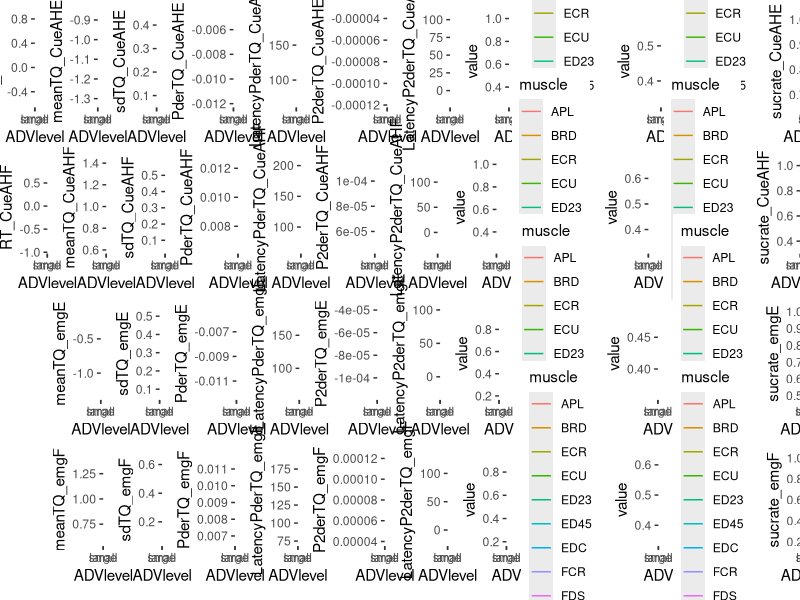

The R source for this figure:
library(ggplot2)
library(readxl)

# change path as your system
setwd('F:/Nature Comm/data_code/SourceData_ST2023') 

behavior_comp <- read_excel("SourceData_ST2023_Fig5DEFG_SFig3.xlsx")
data<-behavior_comp

EMG_smallADV <- data[1:77,32:71]
avEMG_small <- colMeans(EMG_smallADV)
EMG_largeADV <- data[78:154,32:71]
avEMG_large <- colMeans(EMG_largeADV)

sdEMG_smallADV <- data[1:77,72:111]
sdEMG_small <- colMeans(sdEMG_smallADV)
sdEMG_largeADV <- data[78:154,72:111]
sdEMG_large <- colMeans(sdEMG_largeADV)

avEMG <- rbind(avEMG_large,avEMG_small)
sdEMG <- rbind(sdEMG_large,sdEMG_small)

avEMG_emgE <- avEMG[,1:10]
avEMG_emgF <- avEMG[,11:20]
avEMG_CueAHE <- avEMG[,21:30]
avEMG_CueAHF <- avEMG[,31:40]

sdEMG_emgE <- sdEMG[,1:10]
sdEMG_emgF <- sdEMG[,11:20]
sdEMG_CueAHE <- sdEMG[,21:30]
sdEMG_CueAHF <- sdEMG[,31:40]

# Static task epoch, Extension
p1<-ggplot(data,aes(x=ADVlevel, y=RT_CueAHE))+
  geom_boxplot()
p2<-ggplot(data,aes(x=ADVlevel, y=meanTQ_CueAHE))+
  geom_boxplot()
p3<-ggplot(data,aes(x=ADVlevel, y=sdTQ_CueAHE))+
  geom_boxplot()
p4<-ggplot(data,aes(x=ADVlevel, y=PderTQ_CueAHE))+
  geom_boxplot()
p5<-ggplot(data,aes(x=ADVlevel, y=LatencyPderTQ_CueAHE))+
  geom_boxplot()
p6<-ggplot(data,aes(x=ADVlevel, y=P2derTQ_CueAHE))+
  geom_boxplot()
p7<-ggplot(data,aes(x=ADVlevel, y=LatencyP2derTQ_CueAHE))+
  geom_boxplot()
df <- data.frame(
    ADV     = c(rep("large",10),rep("small",10)),
    muscle  = c(rep(c("ECU","ED45","EDC","ECR","APL","ED23","BRD","FCR","PL","FDS"),2)),
    value = c(avEMG_CueAHE[1,],avEMG_CueAHE[2,])
  )
p8<-ggplot(df,aes(x=ADV, y=value,color=muscle))+geom_line(aes(group = muscle))
df <- data.frame(
  ADV     = c(rep("large",10),rep("small",10)),
  muscle  = c(rep(c("ECU","ED45","EDC","ECR","APL","ED23","BRD","FCR","PL","FDS"),2)),
  value = c(sdEMG_CueAHE[1,],sdEMG_CueAHE[2,])
)
p9<-ggplot(df,aes(x=ADV, y=value,color=muscle))+geom_line(aes(group = muscle))
p10<-ggplot(data,aes(x=ADVlevel, y=sucrate_CueAHE))+
  geom_boxplot()

# Static task epoch, Flexion
p11<-ggplot(data,aes(x=ADVlevel, y=RT_CueAHF))+
  geom_boxplot()
p12<-ggplot(data,aes(x=ADVlevel, y=meanTQ_CueAHF))+
  geom_boxplot()
p13<-ggplot(data,aes(x=ADVlevel, y=sdTQ_CueAHF))+
  geom_boxplot()
p14<-ggplot(data,aes(x=ADVlevel, y=PderTQ_CueAHF))+
  geom_boxplot()
p15<-ggplot(data,aes(x=ADVlevel, y=LatencyPderTQ_CueAHF))+
  geom_boxplot()
p16<-ggplot(data,aes(x=ADVlevel, y=P2derTQ_CueAHF))+
  geom_boxplot()
p17<-ggplot(data,aes(x=ADVlevel, y=LatencyP2derTQ_CueAHF))+
  geom_boxplot()
df <- data.frame(
  ADV     = c(rep("large",10),rep("small",10)),
  muscle  = c(rep(c("ECU","ED45","EDC","ECR","APL","ED23","BRD","FCR","PL","FDS"),2)),
  value = c(avEMG_CueAHF[1,],avEMG_CueAHF[2,])
)
p18<-ggplot(df,aes(x=ADV, y=value,color=muscle))+geom_line(aes(group = muscle))
df <- data.frame(
  ADV     = c(rep("large",10),rep("small",10)),
  muscle  = c(rep(c("ECU","ED45","EDC","ECR","APL","ED23","BRD","FCR","PL","FDS"),2)),
  value = c(sdEMG_CueAHF[1,],sdEMG_CueAHF[2,])
)
p19<-ggplot(df,aes(x=ADV, y=value,color=muscle))+geom_line(aes(group = muscle))
p20<-ggplot(data,aes(x=ADVlevel, y=sucrate_CueAHF))+
  geom_boxplot()

# dynamic task epoch, Extension
p22<-ggplot(data,aes(x=ADVlevel, y=meanTQ_emgE))+
  geom_boxplot()
p23<-ggplot(data,aes(x=ADVlevel, y=sdTQ_emgE))+
  geom_boxplot()
p24<-ggplot(data,aes(x=ADVlevel, y=PderTQ_emgE))+
  geom_boxplot()
p25<-ggplot(data,aes(x=ADVlevel, y=LatencyPderTQ_emgE))+
  geom_boxplot()
p26<-ggplot(data,aes(x=ADVlevel, y=P2derTQ_emgE))+
  geom_boxplot()
p27<-ggplot(data,aes(x=ADVlevel, y=LatencyP2derTQ_emgE))+
  geom_boxplot()
df <- data.frame(
  ADV     = c(rep("large",10),rep("small",10)),
  muscle  = c(rep(c("ECU","ED45","EDC","ECR","APL","ED23","BRD","FCR","PL","FDS"),2)),
  value = c(avEMG_emgE[1,],avEMG_emgE[2,])
)
p28<-ggplot(df,aes(x=ADV, y=value,color=muscle))+geom_line(aes(group = muscle))
df <- data.frame(
  ADV     = c(rep("large",10),rep("small",10)),
  muscle  = c(rep(c("ECU","ED45","EDC","ECR","APL","ED23","BRD","FCR","PL","FDS"),2)),
  value = c(sdEMG_emgE[1,],sdEMG_emgE[2,])
)
p29<-ggplot(df,aes(x=ADV, y=value,color=muscle))+geom_line(aes(group = muscle))
p30<-ggplot(data,aes(x=ADVlevel, y=sucrate_emgE))+
  geom_boxplot()

# dynamic task epoch, Flexion
p32<-ggplot(data,aes(x=ADVlevel, y=meanTQ_emgF))+
  geom_boxplot()
p33<-ggplot(data,aes(x=ADVlevel, y=sdTQ_emgF))+
  geom_boxplot()
p34<-ggplot(data,aes(x=ADVlevel, y=PderTQ_emgF))+
  geom_boxplot()
p35<-ggplot(data,aes(x=ADVlevel, y=LatencyPderTQ_emgF))+
  geom_boxplot()
p36<-ggplot(data,aes(x=ADVlevel, y=P2derTQ_emgF))+
  geom_boxplot()
p37<-ggplot(data,aes(x=ADVlevel, y=LatencyP2derTQ_emgF))+
  geom_boxplot()
df <- data.frame(
  ADV     = c(rep("large",10),rep("small",10)),
  muscle  = c(rep(c("ECU","ED45","EDC","ECR","APL","ED23","BRD","FCR","PL","FDS"),2)),
  value = c(avEMG_emgF[1,],avEMG_emgF[2,])
)
p38<-ggplot(df,aes(x=ADV, y=value,color=muscle))+geom_line(aes(group = muscle))
df <- data.frame(
  ADV     = c(rep("large",10),rep("small",10)),
  muscle  = c(rep(c("ECU","ED45","EDC","ECR","APL","ED23","BRD","FCR","PL","FDS"),2)),
  value = c(sdEMG_emgF[1,],sdEMG_emgF[2,])
)
p39<-ggplot(df,aes(x=ADV, y=value,color=muscle))+geom_line(aes(group = muscle))
p40<-ggplot(data,aes(x=ADVlevel, y=sucrate_emgF))+
  geom_boxplot()

library(patchwork)
(p1|p2|p3|p4|p5|p6|p7|p8|p9|p10)/
  (p11|p12|p13|p14|p15|p16|p17|p18|p19|p20)/
  (plot_spacer()|p22|p23|p24|p25|p26|p27|p28|p29|p30)/
  (plot_spacer()|p32|p33|p34|p35|p36|p37|p38|p39|p40)

  